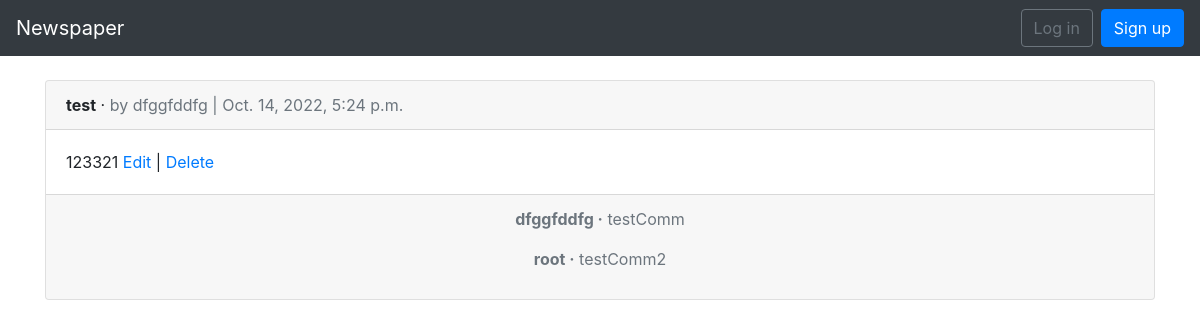
The app's page /articles/ with its own data.
### articles/models.py (models this page shows, shortened)
class Article(models.Model):
    title = models.CharField(max_length=255)
    body = models.TextField()
    date = models.DateTimeField(auto_now_add=True)
    author = models.ForeignKey(settings.AUTH_USER_MODEL, on_delete=models.CASCADE)

class Coment(models.Model):
    article = models.ForeignKey(Article, on_delete=models.CASCADE, related_name='comments')
    comment = models.CharField(max_length=140)
    author = models.ForeignKey(
        settings.AUTH_USER_MODEL,
        on_delete=models.CASCADE,
    )
    def __str__(self):
        return self.comment

### users/models.py (models this page shows)
class CustomUser(AbstractUser):
    age = models.PositiveIntegerField(default=0)

### articles/views.py (the view)
# urls.py: path('', views.ArticleListView.as_view(), name='article_list'),
class ArticleListView(ListView):
    model = models.Article
    template_name = 'Article_list.html'

### templates/Article_list.html (shortened to what this page needs)
{% extends 'base.html' %}
{% block content %}
{% for article in object_list %}
<div class="card">
    <div class="card-header">
        <span class="font-weight-bold">{{ article.title }}</span> &middot;
        <span class="text-muted">by {{ article.author }} | {{ article.date }}</span>
    </div>
    <div class="card-body">
        {{ article.body }}
        <a href="{% url 'article_edit' article.pk %}">Edit</a> |
        <a href="{% url 'article_delete' article.pk %}">Delete</a>
    </div>
    <div class="card-footer text-center text-muted">
        {% for comment in article.comments.all %}
        <p>
            <span class="font-weight-bold">{{ comment.author }} &middot;</span>
            {{ comment }}
        </p>
        {% endfor %}
    </div>
</div>
{% endfor %}
{% endblock content %}

### records on screen
Article: title "test", author "dfggfddfg", date "Oct. 14, 2022, 5:24 p.m.", body "123321"
Coment: author "dfggfddfg", comment "testComm"
Coment: author "root", comment "testComm2"
